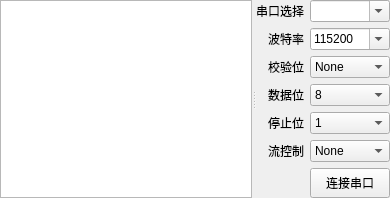
      <widget class="QWidget" name="gridWidget" native="true">
       <property name="sizePolicy">
        <sizepolicy hsizetype="Expanding" vsizetype="Expanding">
         <horstretch>0</horstretch>
         <verstretch>0</verstretch>
        </sizepolicy>
       </property>
       <property name="minimumSize">
        <size>
         <width>0</width>
         <height>0</height>
        </size>
       </property>
       <layout class="QGridLayout" name="gridLayout_6">
        <property name="leftMargin">
         <number>0</number>
        </property>
        <property name="topMargin">
         <number>0</number>
        </property>
        <property name="rightMargin">
         <number>0</number>
        </property>
        <property name="bottomMargin">
         <number>0</number>
        </property>
        <item row="0" column="0">
         <widget class="QSplitter" name="splitter_log">
          <property name="sizePolicy">
           <sizepolicy hsizetype="Expanding" vsizetype="Expanding">
            <horstretch>0</horstretch>
            <verstretch>0</verstretch>
           </sizepolicy>
          </property>
          <property name="maximumSize">
           <size>
            <width>16777215</width>
            <height>16777215</height>
           </size>
          </property>
          <property name="orientation">
           <enum>Qt::Horizontal</enum>
          </property>
          <widget class="QTextBrowser" name="textBrowser">
           <property name="maximumSize">
            <size>
             <width>16777215</width>
             <height>16777215</height>
            </size>
           </property>
          </widget>
          <widget class="QWidget" name="gridLayoutWidget">
           <layout class="QGridLayout" name="gridLayout_10">
            <item row="1" column="0">
             <widget class="QLabel" name="label_27">
              <property name="minimumSize">
               <size>
                <width>0</width>
                <height>0</height>
               </size>
              </property>
              <property name="maximumSize">
               <size>
                <width>1000</width>
                <height>16777215</height>
               </size>
              </property>
              <property name="text">
               <string>波特率</string>
              </property>
              <property name="alignment">
               <set>Qt::AlignRight|Qt::AlignTrailing|Qt::AlignVCenter</set>
              </property>
             </widget>
            </item>
            <item row="0" column="1">
             <widget class="QComboBox" name="select_com_id">
              <property name="sizePolicy">
               <sizepolicy hsizetype="Expanding" vsizetype="Fixed">
                <horstretch>0</horstretch>
                <verstretch>0</verstretch>
               </sizepolicy>
              </property>
              <property name="minimumSize">
               <size>
                <width>0</width>
                <height>0</height>
               </size>
              </property>
              <property name="maximumSize">
               <size>
                <width>16777215</width>
                <height>16777215</height>
               </size>
              </property>
              <property name="editable">
               <bool>true</bool>
              </property>
             </widget>
            </item>
            <item row="2" column="0">
             <widget class="QLabel" name="label_28">
              <property name="minimumSize">
               <size>
                <width>0</width>
                <height>0</height>
               </size>
              </property>
              <property name="maximumSize">
               <size>
                <width>1000</width>
                <height>16777215</height>
               </size>
              </property>
              <property name="text">
               <string>校验位</string>
              </property>
              <property name="alignment">
               <set>Qt::AlignRight|Qt::AlignTrailing|Qt::AlignVCenter</set>
              </property>
             </widget>
            </item>
            <item row="3" column="0">
             <widget class="QLabel" name="label_29">
              <property name="minimumSize">
               <size>
                <width>0</width>
                <height>0</height>
               </size>
              </property>
              <property name="maximumSize">
               <size>
                <width>1000</width>
                <height>16777215</height>
               </size>
              </property>
              <property name="text">
               <string>数据位</string>
              </property>
              <property name="alignment">
               <set>Qt::AlignRight|Qt::AlignTrailing|Qt::AlignVCenter</set>
              </property>
             </widget>
            </item>
            <item row="4" column="1">
             <widget class="QComboBox" name="select_com_stop_bit">
              <property name="sizePolicy">
               <sizepolicy hsizetype="Expanding" vsizetype="Fixed">
                <horstretch>0</horstretch>
                <verstretch>0</verstretch>
               </sizepolicy>
              </property>
              <property name="minimumSize">
               <size>
                <width>0</width>
                <height>0</height>
               </size>
              </property>
              <property name="maximumSize">
               <size>
                <width>16777215</width>
                <height>16777215</height>
               </size>
              </property>
              <property name="currentIndex">
               <number>0</number>
              </property>
              <item>
               <property name="text">
                <string>1</string>
               </property>
              </item>
              <item>
               <property name="text">
                <string>1.5</string>
               </property>
              </item>
              <item>
               <property name="text">
                <string>2</string>
               </property>
              </item>
             </widget>
            </item>
            <item row="1" column="1">
             <widget class="QComboBox" name="select_com_baud_rate">
              <property name="sizePolicy">
               <sizepolicy hsizetype="Expanding" vsizetype="Fixed">
                <horstretch>0</horstretch>
                <verstretch>0</verstretch>
               </sizepolicy>
              </property>
              <property name="minimumSize">
               <size>
                <width>0</width>
                <height>0</height>
               </size>
              </property>
              <property name="maximumSize">
               <size>
                <width>16777215</width>
                <height>16777215</height>
               </size>
              </property>
              <property name="editable">
               <bool>true</bool>
              </property>
              <property name="currentIndex">
               <number>12</number>
              </property>
              <item>
               <property name="text">
                <string>110</string>
               </property>
              </item>
              <item>
               <property name="text">
                <string>300</string>
               </property>
              </item>
              <item>
               <property name="text">
                <string>600</string>
               </property>
              </item>
              <item>
               <property name="text">
                <string>1200</string>
               </property>
              </item>
              <item>
               <property name="text">
                <string>2400</string>
               </property>
              </item>
              <item>
               <property name="text">
                <string>4800</string>
               </property>
              </item>
              <item>
               <property name="text">
                <string>9600</string>
               </property>
              </item>
              <item>
               <property name="text">
                <string>14400</string>
               </property>
              </item>
              <item>
               <property name="text">
                <string>19200</string>
               </property>
              </item>
              <item>
               <property name="text">
                <string>38400</string>
               </property>
              </item>
              <item>
               <property name="text">
                <string>56000</string>
               </property>
              </item>
              <item>
               <property name="text">
                <string>57600</string>
               </property>
              </item>
              <item>
               <property name="text">
                <string>115200</string>
               </property>
              </item>
              <item>
               <property name="text">
                <string>128000</string>
               </property>
              </item>
              <item>
               <property name="text">
                <string>230400</string>
               </property>
              </item>
              <item>
               <property name="text">
                <string>256000</string>
               </property>
              </item>
              <item>
               <property name="text">
                <string>460800</string>
               </property>
              </item>
              <item>
               <property name="text">
                <string>921600</string>
               </property>
              </item>
              <item>
               <property name="text">
                <string>1000000</string>
               </property>
              </item>
              <item>
               <property name="text">
                <string>2000000</string>
               </property>
              </item>
             </widget>
            </item>
            <item row="4" column="0">
             <widget class="QLabel" name="label_30">
              <property name="minimumSize">
               <size>
                <width>0</width>
                <height>0</height>
               </size>
              </property>
              <property name="maximumSize">
               <size>
                <width>1000</width>
                <height>16777215</height>
               </size>
              </property>
              <property name="text">
               <string>停止位</string>
              </property>
              <property name="alignment">
               <set>Qt::AlignRight|Qt::AlignTrailing|Qt::AlignVCenter</set>
              </property>
             </widget>
            </item>
            <item row="3" column="1">
             <widget class="QComboBox" name="select_com_data_bit">
              <property name="sizePolicy">
               <sizepolicy hsizetype="Expanding" vsizetype="Fixed">
                <horstretch>0</horstretch>
                <verstretch>0</verstretch>
               </sizepolicy>
              </property>
              <property name="minimumSize">
               <size>
                <width>0</width>
                <height>0</height>
               </size>
              </property>
              <property name="maximumSize">
               <size>
                <width>16777215</width>
                <height>16777215</height>
               </size>
              </property>
              <property name="currentIndex">
               <number>3</number>
              </property>
              <item>
               <property name="text">
                <string>5</string>
               </property>
              </item>
              <item>
               <property name="text">
                <string>6</string>
               </property>
              </item>
              <item>
               <property name="text">
                <string>7</string>
               </property>
              </item>
              <item>
               <property name="text">
                <string>8</string>
               </property>
              </item>
             </widget>
            </item>
            <item row="2" column="1">
             <widget class="QComboBox" name="select_com_checksum">
              <property name="sizePolicy">
               <sizepolicy hsizetype="Expanding" vsizetype="Fixed">
                <horstretch>0</horstretch>
                <verstretch>0</verstretch>
               </sizepolicy>
              </property>
              <property name="minimumSize">
               <size>
                <width>0</width>
                <height>0</height>
               </size>
              </property>
              <property name="maximumSize">
               <size>
                <width>16777215</width>
                <height>16777215</height>
               </size>
              </property>
              <property name="currentIndex">
               <number>0</number>
              </property>
              <item>
               <property name="text">
                <string>None</string>
               </property>
              </item>
             </widget>
            </item>
            <item row="0" column="0">
             <widget class="QLabel" name="label_26">
              <property name="minimumSize">
               <size>
                <width>0</width>
                <height>0</height>
               </size>
              </property>
              <property name="maximumSize">
               <size>
                <width>1000</width>
                <height>16777215</height>
               </size>
              </property>
              <property name="text">
               <string>串口选择</string>
              </property>
              <property name="alignment">
               <set>Qt::AlignRight|Qt::AlignTrailing|Qt::AlignVCenter</set>
              </property>
             </widget>
            </item>
            <item row="5" column="0">
             <widget class="QLabel" name="label_31">
              <property name="minimumSize">
               <size>
                <width>0</width>
                <height>0</height>
               </size>
              </property>
              <property name="maximumSize">
               <size>
                <width>1000</width>
                <height>16777215</height>
               </size>
              </property>
              <property name="text">
               <string>流控制</string>
              </property>
              <property name="alignment">
               <set>Qt::AlignRight|Qt::AlignTrailing|Qt::AlignVCenter</set>
              </property>
             </widget>
            </item>
            <item row="5" column="1">
             <widget class="QComboBox" name="select_com_stream">
              <property name="sizePolicy">
               <sizepolicy hsizetype="Expanding" vsizetype="Fixed">
                <horstretch>0</horstretch>
                <verstretch>0</verstretch>
               </sizepolicy>
              </property>
              <property name="minimumSize">
               <size>
                <width>0</width>
                <height>0</height>
               </size>
              </property>
              <property name="maximumSize">
               <size>
                <width>16777215</width>
                <height>16777215</height>
               </size>
              </property>
              <property name="currentIndex">
               <number>0</number>
              </property>
              <item>
               <property name="text">
                <string>None</string>
               </property>
              </item>
             </widget>
            </item>
            <item row="6" column="1">
             <widget class="QPushButton" name="btn_connect_com">
              <property name="sizePolicy">
               <sizepolicy hsizetype="Preferred" vsizetype="Fixed">
                <horstretch>0</horstretch>
                <verstretch>0</verstretch>
               </sizepolicy>
              </property>
              <property name="minimumSize">
               <size>
                <width>0</width>
                <height>30</height>
               </size>
              </property>
              <property name="maximumSize">
               <size>
                <width>16777215</width>
                <height>16777215</height>
               </size>
              </property>
              <property name="text">
               <string>连接串口</string>
              </property>
             </widget>
            </item>
           </layout>
          </widget>
         </widget>
        </item>
       </layout>
      </widget>
